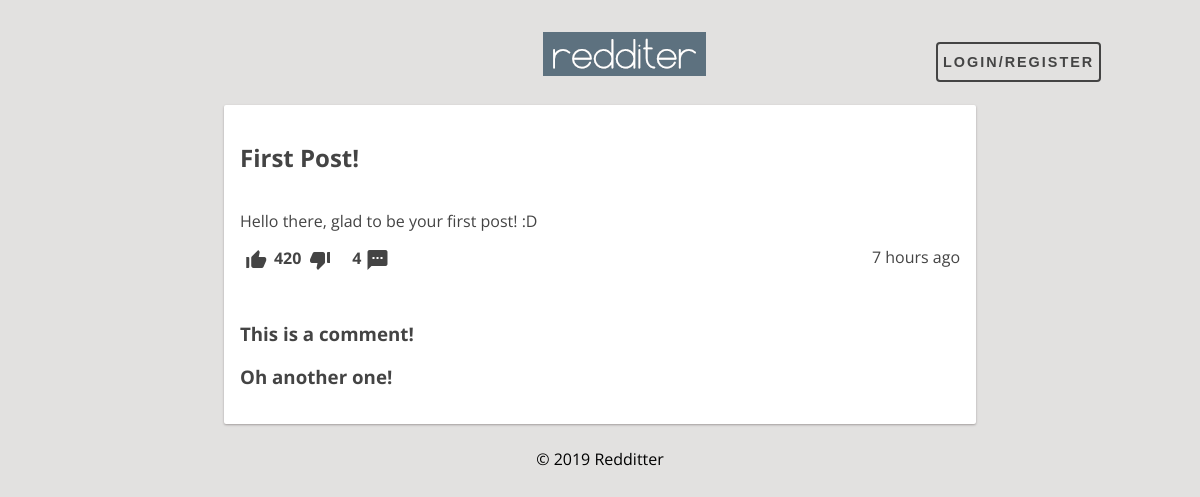
The app's page /pages/post.php?id=1 with its own data.
### tables this page shows
CREATE TABLE Post (
    postID INTEGER PRIMARY KEY AUTOINCREMENT,
    userID VARCHAR REFERENCES User ON DELETE CASCADE,
    title VARCHAR NOT NULL,
    content VARCHAR NOT NULL,
    postDate DATE NOT NULL DEFAULT (strftime('%s', 'now')),
    points INTEGER DEFAULT 0
);

CREATE TABLE PostComment (
    postID INTEGER REFERENCES Post ON DELETE CASCADE,
    commentID INTEGER REFERENCES Comment ON DELETE CASCADE,
    PRIMARY KEY (postID, commentID)
);

CREATE TABLE Comment (
    commentID INTEGER PRIMARY KEY AUTOINCREMENT,
    userID VARCHAR REFERENCES User ON DELETE CASCADE,
    content VARCHAR NOT NULL,
    commentDate DATE NOT NULL DEFAULT (strftime('%s', 'now')),
    points INTEGER DEFAULT 0
);

### database/post.php (called while the page is built, shortened)
<?php
function getPostById($postID) {
	global $dbh;
	try {
		$stmt = $dbh->prepare("SELECT *	FROM Post WHERE postID = ?");
		$stmt->execute(array($postID));
		return $stmt->fetch();
	} catch(PDOException $e) {
		echo $e->getMessage();
		return null;
	}
}
function getNumberComments($postID) {
	global $dbh;
	try {
		$stmt = $dbh->prepare("SELECT count(*) as NbComments FROM PostComment Where postID = ?");
		$stmt->execute(array($postID));
		return $stmt->fetch();
	} catch(PDOException $e) {
		echo $e->getMessage();
		return null;
	}
}
?>

### database/timeAgo.php (called while the page is built, shortened)
<?php
    function time_ago( $time )
    {
        $out    = '';
        $now    = time();
        $diff   = $now - $time;
        if( $diff < 60 )
            return TIMEBEFORE_NOW;
        elseif( $diff < 3600 )
            return str_replace( '{num}', ( $out = round( $diff / 60 ) ), $out == 1 ? TIMEBEFORE_MINUTE : TIMEBEFORE_MINUTES );
        elseif( $diff < 3600 * 24 )
            return str_replace( '{num}', ( $out = round( $diff / 3600 ) ), $out == 1 ? TIMEBEFORE_HOUR : TIMEBEFORE_HOURS );
        elseif( $diff < 3600 * 24 * 2 )
            return TIMEBEFORE_YESTERDAY;
        else
            return strftime( date( 'Y', $time ) == date( 'Y' ) ? TIMEBEFORE_FORMAT : TIMEBEFORE_FORMAT_YEAR, $time );
    }
?>

### database/comment.php (called while the page is built, shortened)
<?php
function getCommentsByPost($postID) {
	global $dbh;
	try {
		$stmt = $dbh->prepare("SELECT * FROM Comment, PostComment WHERE PostComment.postID = ? AND Comment.commentID = PostComment.commentID
			AND PostComment.commentID NOT IN (SELECT commentSon FROM ChildComment)");
		$stmt->execute(array($postID));
		return $stmt->fetchAll();
	} catch(PDOException $e) {
		echo $e->getMessage();
		return null;
	}
}
?>

### templates/components/post.php (the view, shortened to what this page needs)
<?php
require_once($_SERVER['DOCUMENT_ROOT'].'/database/timeAgo.php');
?>
<article class="post container">
    <a href="/pages/post.php?id=<?=$post["postID"]?>">
        <h1><?=$post["title"]?></h1>
    </a>
    <section id="post-content">
        <p><?=$post["content"]?></p>
    </section>
    <section id="post-info">
        <label for="upvote<?=$post["postID"]?>">
            <i id="staticUp<?=$post["postID"]?>" class="material-icons">thumb_up_alt</i>
        </label>
        <p id="pp<?=$post["postID"]?>"><?=$post["points"]?></p>
        <label for="downvote<?=$post["postID"]?>">
            <i id="staticDown<?=$post["postID"]?>" class="material-icons">thumb_down_alt</i>
        </label>
        <p id="nbComments"><?=$numberComments["NbComments"]?></p>
        <a id="nbCommentsLink" href="/pages/post.php?id=<?=$post["postID"]?>">
            <i class="material-icons">textsms</i>
        </a>
        <p id="time_ago"><?=time_ago($post["postDate"])?></p>
    </section>
    <?php if (isset($comments)) { ?>
        <section id="post-comments">
            <?php foreach($comments as $comment) { ?>
                <h1><?=$comment["content"]?></h1>
            <?php } ?>
        </section>
    <?php } ?>
</article>

### css/style.css (style rules this page uses)
body { background: #e2e1e0; font-family: 'Open Sans', sans-serif; margin: 2em; display: grid; grid-gap: 0.5rem 0.5rem; grid-template-areas: "header" "main" "footer"; }
.post { background: #ffffff; transition: all 0.3s cubic-bezier(.25,.8,.25,1); box-shadow: 0 1px 3px rgba(133, 96, 96, 0.12), 0 1px 2px rgba(0,0,0,0.24); display: flex; flex-direction: column; justify-content: space-evenly; }
#post-page .post { width: 45em; }
.post h1 { font-weight: bold; color: #444; }
.post #post-content, #post-info { color: #444; }
a { text-decoration: none; color: #444; }
.container { border-radius: 2px; padding: 1em; margin: 1em; word-wrap: break-word; cursor: default; }
#post-info p[id^="pp"] { font-weight: bold; display: inline; position: relative; left: 0.1em; bottom: 0.5em; }
#time_ago { position: relative; bottom: 1.1em; float: right; }
#nbComments { font-weight: bold; display: inline; position: relative; left: 1em; bottom: 0.5em; }
#nbCommentsLink { position: relative; left: 1em; }
#post-info label { cursor: pointer; transition: color 1s; }

### records on screen
post: title "First Post!", content "Hello there, glad to be your first post! :D", points "420", postDate "7 hours ago"
postcomment: commentID.content "This is a comment!"
postcomment: commentID.content "Oh another one!"

### other values on screen
$numberComments["NbComments"] "4"
